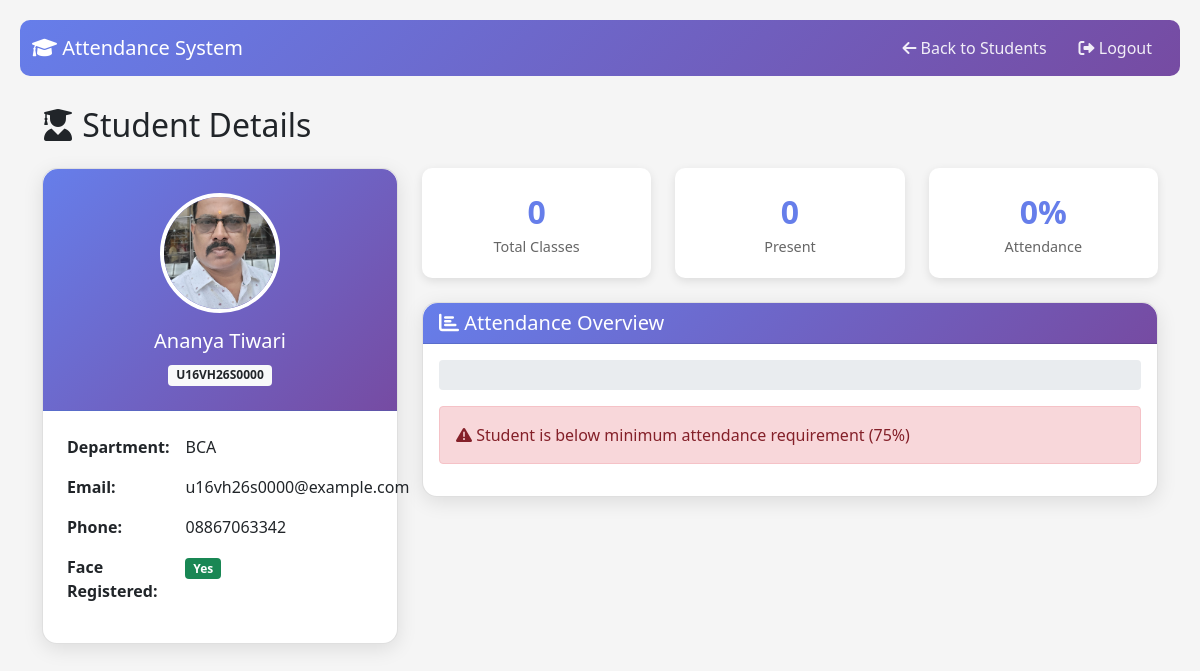
The app's page /accounts/students/186/ (signed in) with its own data.
### accounts/models.py (models this page shows, shortened)
class StudentProfile(models.Model):
    user = models.OneToOneField(User, on_delete=models.CASCADE, related_name='student_profile')
    roll_no = models.CharField(max_length=20, unique=True)
    department = models.CharField(max_length=100)
    face_encoding = models.TextField(blank=True, null=True)
    face_image = models.ImageField(upload_to='face_images/', blank=True, null=True)
    registration_complete = models.BooleanField(default=False)

class User(AbstractUser):
    USER_TYPE_CHOICES = (
        ('principal', 'Principal'),
        ('hod', 'HOD'),
        ('lecturer', 'Lecturer'),
        ('student', 'Student'),
        ('staff', 'Non‑Teaching Staff'),
        ('admin', 'Admin'),
    )
    user_type = models.CharField(max_length=20, choices=USER_TYPE_CHOICES)
    phone_number = models.CharField(max_length=15, blank=True, null=True)
    assigned_course = models.ForeignKey(
        Course,
        on_delete=models.SET_NULL,
        null=True,
        blank=True,
        related_name='hod_user'
    )

### accounts/views.py (the view)
# urls.py: path('students/<int:student_id>/', views.student_detail, name='student_detail'),
@login_required
def student_detail(request, student_id):
    if request.user.user_type != 'lecturer':
        messages.error(request, 'Access denied.')
        return redirect('home')
    student = get_object_or_404(StudentProfile.objects.select_related('user'), id=student_id)
    total_classes = AttendanceRecord.objects.filter(student=student).count()
    present_count = AttendanceRecord.objects.filter(student=student, status='Present').count()
    attendance_percentage = (present_count / total_classes * 100) if total_classes > 0 else 0
    context = {
        'student': student,
        'total_classes': total_classes,
        'present_count': present_count,
        'attendance_percentage': round(attendance_percentage, 2),
    }
    return render(request, 'accounts/student_detail.html', context)

### templates/accounts/student_detail.html (shortened to what this page needs)
<!DOCTYPE html>
<html lang="en">
<head>
    <link href="https://cdn.jsdelivr.net/npm/bootstrap@5.1.3/dist/css/bootstrap.min.css" rel="stylesheet">
    <link href="https://cdnjs.cloudflare.com/ajax/libs/font-awesome/6.0.0/css/all.min.css" rel="stylesheet">
</head>
<body>
    <nav class="navbar navbar-expand-lg">
        <div class="container-fluid">
            <a class="navbar-brand" href="/">
                <i class="fas fa-graduation-cap"></i> Attendance System
            </a>
            <div class="d-flex">
                <a href="{% url 'student_list' %}" class="nav-link">
                    <i class="fas fa-arrow-left"></i> Back to Students
                </a>
                <a href="{% url 'logout' %}" class="nav-link">
                    <i class="fas fa-sign-out-alt"></i> Logout
                </a>
            </div>
        </div>
    </nav>
    <div class="container">
        <h2 class="mb-4">
            <i class="fas fa-user-graduate"></i> Student Details
        </h2>
        <div class="row">
            <div class="col-md-4">
                <div class="card mb-4">
                    <div class="card-header text-center py-4">
                        {% if student.face_image %}
                            <img src="{{ student.face_image.url }}"
                                 alt="Student Photo"
                                 class="rounded-circle mb-3"
                                 style="width: 120px; height: 120px; object-fit: cover; border: 4px solid white;">
                        {% else %}
                            <div class="rounded-circle bg-light d-flex align-items-center justify-content-center mx-auto mb-3"
                                 style="width: 120px; height: 120px; border: 4px solid white;">
                                <i class="fas fa-user fa-3x text-muted"></i>
                            </div>
                        {% endif %}
                        <h5 class="mb-0">{{ student.user.get_full_name }}</h5>
                        <p class="mb-0 mt-2">
                            <span class="badge bg-light text-dark">{{ student.roll_no }}</span>
                        </p>
                    </div>
                    <div class="card-body">
                        <table class="table table-borderless">
                            <tr>
                                <td><strong>Department:</strong></td>
                                <td>{{ student.department }}</td>
                            </tr>
                            <tr>
                                <td><strong>Email:</strong></td>
                                <td>{{ student.user.email }}</td>
                            </tr>
                            <tr>
                                <td><strong>Phone:</strong></td>
                                <td>{{ student.user.phone_number|default:"N/A" }}</td>
                            </tr>
                            <tr>
                                <td><strong>Face Registered:</strong></td>
                                <td>
                                    {% if student.registration_complete %}
                                        <span class="badge bg-success">Yes</span>
                                    {% else %}
                                        <span class="badge bg-danger">No</span>
                                    {% endif %}
                                </td>
                            </tr>
                        </table>
                    </div>
                </div>
            </div>
            <div class="col-md-8">
                <div class="row mb-4">
                    <div class="col-md-4">
                        <div class="stat-card">
                            <div class="stat-value">{{ total_classes }}</div>
                            <div class="stat-label">Total Classes</div>
                        </div>
                    </div>
                    <div class="col-md-4">
                        <div class="stat-card">
                            <div class="stat-value">{{ present_count }}</div>
                            <div class="stat-label">Present</div>
                        </div>
                    </div>
                    <div class="col-md-4">
                        <div class="stat-card">
                            <div class="stat-value">{{ attendance_percentage }}%</div>
                            <div class="stat-label">Attendance</div>
                        </div>
                    </div>
                </div>
                <div class="card">
                    <div class="card-header">
                        <h5 class="mb-0">
                            <i class="fas fa-chart-bar"></i> Attendance Overview
                        </h5>
                    </div>
                    <div class="card-body">
                        <div class="progress mb-3" style="height: 30px;">
                        </div>
                        {% if attendance_percentage >= 75 %}
                            <div class="alert alert-success">
                                <i class="fas fa-check-circle"></i>
                                Student meets minimum attendance requirement (75%)
                            </div>
                        {% else %}
                            <div class="alert alert-danger">
                                <i class="fas fa-exclamation-triangle"></i>
                                Student is below minimum attendance requirement (75%)
                            </div>
                        {% endif %}
                    </div>
                </div>
            </div>
        </div>
    </div>
</body>
</html>

### templates/accounts/student_detail.html (style rules this page uses)
body { background: #f5f5f5; padding: 20px; }
.navbar { background: linear-gradient(135deg, #667eea 0%, #764ba2 100%); margin-bottom: 30px; border-radius: 10px; }
.navbar-brand { color: white !important; }
.nav-link { color: rgba(255,255,255,0.9) !important; }
.card { border-radius: 15px; box-shadow: 0 5px 20px rgba(0,0,0,0.1); }
.card-header { background: linear-gradient(135deg, #667eea 0%, #764ba2 100%); color: white; border-radius: 15px 15px 0 0 !important; }
.stat-card { background: white; border-radius: 10px; padding: 20px; text-align: center; box-shadow: 0 3px 10px rgba(0,0,0,0.1); }
.stat-value { font-size: 2rem; font-weight: bold; color: #667eea; }
.stat-label { color: #666; font-size: 0.9rem; }

### records on screen
StudentProfile: face_image (picture), user.get_full_name "Ananya Tiwari", roll_no "U16VH26S0000", department "BCA", user.email "u16vh26s0000@example.com", user.phone_number "08867063342"

### other values on screen
{{ total_classes }} "0"
{{ present_count }} "0"
{{ attendance_percentage }} "0"
